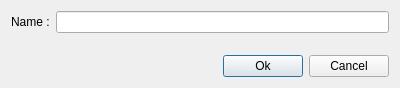
<?xml version="1.0" encoding="UTF-8"?>
<ui version="4.0">
 <class>MEditCalendarHead</class>
 <widget class="QDialog" name="MEditCalendarHead">
  <property name="geometry">
   <rect>
    <x>0</x>
    <y>0</y>
    <width>400</width>
    <height>88</height>
   </rect>
  </property>
  <property name="windowTitle">
   <string>Calendar editor</string>
  </property>
  <layout class="QVBoxLayout" name="verticalLayout">
   <item>
    <layout class="QFormLayout" name="formLayout">
     <item row="0" column="0">
      <widget class="QLabel" name="label">
       <property name="text">
        <string>Name :</string>
       </property>
      </widget>
     </item>
     <item row="0" column="1">
      <widget class="QLineEdit" name="calendarName"/>
     </item>
    </layout>
   </item>
   <item>
    <layout class="QHBoxLayout" name="horizontalLayout">
     <item>
      <spacer name="horizontalSpacer">
       <property name="orientation">
        <enum>Qt::Horizontal</enum>
       </property>
       <property name="sizeHint" stdset="0">
        <size>
         <width>40</width>
         <height>20</height>
        </size>
       </property>
      </spacer>
     </item>
     <item>
      <widget class="QPushButton" name="okButton">
       <property name="text">
        <string>Ok</string>
       </property>
      </widget>
     </item>
     <item>
      <widget class="QPushButton" name="cancelButton">
       <property name="text">
        <string>Cancel</string>
       </property>
      </widget>
     </item>
    </layout>
   </item>
  </layout>
 </widget>
 <resources/>
 <connections/>
</ui>
